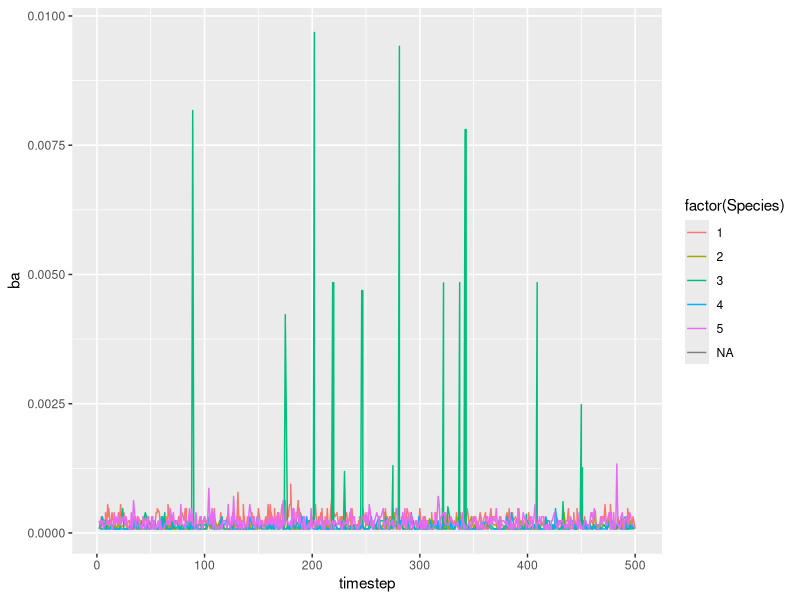

The R source for this figure: (Note: a time limit stopped this script after it produced the figure.)


envMfunctions = list(
  f1 = function(par, env) {
    return(apply(1*(sapply(1:ncol(env), function(i) env[,i] > par[,i])),1, sum))
  },
  f2 = function(par, env) {
    if(is.matrix(par)) {
      maxDens = dnorm(par, mean = par, sd = 0.1)
      pDens = lapply(1:nrow(par), function(j) {sapply(1:ncol(env), function(i) dnorm(env[,i,drop=FALSE], mean = par[j,i], sd = 0.1))})
      pDens = abind::abind(pDens, along = 0L)
      return(apply(pDens/maxDens, 1, sum))
    } else {
      maxDens = dnorm(par, mean = par, sd = 0.1)
      pDens =  dnorm(env, mean = par, sd = 0.1)
      return(sum(pDens/maxDens))
    }
  },
  f3 = function(par, env) {
    minP = pnorm(0, mean = par, sd = 0.1, lower.tail = F)
    envCond = pnorm(env, mean = par, sd = 0.1, lower.tail = F)
    envCond = (minP-envCond)/minP
    return(envCond)
  }
)

stateF = list(
  height = function(cohortMat, par) {
    return(exp((cohortMat[,2]*par)*0.03)) # speciesPars[cohortMat[,4],4]
  },
  BA = function(cohortMat) {
    return(pi*(cohortMat[,2]/100/2)**2)
  }
)

compF = function(cohortMat, minLight = 50, height) {
  BA = stateF$BA(cohortMat)/0.1
  cohortHeights = stateF$height(cohortMat, parGlobal[cohortMat[,4],1])
  BA_height = sapply(height, function(i) sum(BA[cohortHeights > i]))
  AL = 1-BA_height/minLight
  AL[AL < 0] = 0
  return(AL)
}

regF = function(cohortMat, timestep, parReg) {
  AL = compF(cohortMat, height = 0)
  regP = 1*(AL >abs( parReg[,1] ))
  environment = envMfunctions$f2( par = parReg[,2:3], env = envM[timestep,,drop=FALSE])
  regeneration = rpois(nrow(parReg), 0.9*exp(regP + environment))# TODO add model parameter for 0.9
  return(regeneration)
}

mortF = function(cohortMat, timestep, parMort) {
  # shade
  AL = compF(cohortMat, height = stateF$height(cohortMat, parGlobal[cohortMat[,4],1]))
  Shade = 1-envMfunctions$f3(par = parMort[cohortMat[,4],1], env = AL)
  # Umwelt
  environment = 1-envMfunctions$f2(env = envM[timestep,,drop=FALSE], par = parMort[cohortMat[,4],2:3])
  environment[environment<0] = 0
  # size
  gPSize = 0.1*(cohortMat[,2]/parMort[cohortMat[,4],4])^2.3
  mortP = sapply(gPSize+Shade+environment, function(x) min(c(x, 1)))
  mort = rbinom(nrow(cohortMat), cohortMat[,3] , mortP)
  return(mort)
}

# last parameter % of maximal Growth
growthF = function(cohortMat, timestep, parGrowth) {
  # Shade
  AL = compF(cohortMat, height = stateF$height(cohortMat, parGlobal[cohortMat[,4],1]))
  shade = envMfunctions$f3(env =  AL, par = parGrowth[cohortMat[,4], 1])
  # Environment
  environment = envMfunctions$f2(env = envM[timestep,,drop=FALSE], par = parGrowth[cohortMat[,4],2:3])
  growth = (1-(1-environment+shade)^4) * parGrowth[cohortMat[,4], 4]
  growth = sapply(growth, function(x) max(c(x, 0)))
  return(growth)
}


runModel = function(envM, 
                    envMfunctions = NULL,
                    cohortMat = NULL, 
                    compF = NULL,
                    stateF = NULL,
                    growthF = NULL,
                    mortF = NULL,
                    regF = NULL,
                    parGlobal = NULL,
                    parReg = NULL,
                    parMort = NULL,
                    parGrowth = NULL,
                    timesteps = 100) {
  
  results = vector("list", timesteps+1)
  results[[1]] = cohortMat
  tstep=1
  for(tstep in 1:timesteps) {
    if(nrow(cohortMat) > 0){
      g = growthF(cohortMat, tstep, parGrowth)
      cohortMat[,2] = cohortMat[,2] + g
      m = mortF(cohortMat, tstep, parMort)
      cohortMat[,3] = cohortMat[,3] - m
      cohortMat = cohortMat[cohortMat[,3] > 0,]
    }
    r = regF(cohortMat, tstep, parReg)
    if(length(r) > 0 & sum(r) > 0) {
      newCohortMat = data.frame(ID=NA, 
                                dbh = 1, 
                                nTree = r[r>0], 
                                Species = which(r>0, arr.ind = TRUE))
      cohortMat = rbind(cohortMat, newCohortMat)
      
    }
    results[[tstep+1]] = cohortMat
  }
  return(results)
}
cohortMat = cbind(ID = 1:10, 
                  dbh = runif(10, 30, 100), 
                  nTree = rpois(10, 10), 
                  Species = sample.int(5, 5, replace = TRUE))

## envM
# matrix, row = Zeit, columns = Predictors
envM = matrix(rnorm(500*2), 500, 2)

# Parameter
parGlobal = matrix(runif(5), 5, 1) 
parReg = matrix(runif(5*3,0, 3), 5, 3)
parMort = matrix(runif(5*4),5,4)
parMort[,4] = runif(5, 250, 350)
parGrowth = matrix(runif(5*4, 0, 7), 5, 4)

res = runModel(envM = envM, 
               envMfunctions = envMfunctions, 
               cohortMat = cohortMat,
               compF = compF, 
               stateF = stateF,
               growthF = growthF,
               mortF = mortF,
               regF = regF,
               parGlobal = parGlobal,
               parReg = parReg,
               parMort = parMort,
               parGrowth = parGrowth, timesteps = 500L)


library(data.table)
library(ggplot2)
out_l = lapply(1:length(res[-1]), function(i) data.table(res[-1][[i]], timestep = i))
out_dt = rbindlist(out_l[-1])
circle_area <- function(d) pi * (d/100 / 2)^2
out_dt[,ba := circle_area(dbh)*nTree,]
ggplot(out_dt, aes(x = timestep, y = ba, color = factor(Species)))+
  geom_line()

Nspecies = 4

# species1 Fagus sylvatica
# species2 Picea abies
# species3 Acer pseudoplatanus
# species4 Betula pendula
# species5 Abies alba

species_dt = data.table(
  names = c("Fagus sylvatica", "Picea abies", "Acer pseudoplatanus", "Betula pendula", "Abies alba"),
  dbh2height = c(0.6,0.6,0.6,0.6,0.6),
  Light = c(0.1,0.15,0.3,0.4,0.07),
  Temp = c(0.6,0.3,0.7,0.4,0.3),
  Prec = c(0.6,0.7,0.4,0.4,0.5),
  maxD = c(350,300,200,100,350),
  maxG = c(3,5,7,8,4)
)


# dbh height relationship
parGlobal = matrix(species_dt$dbh2height,ncol = 1)
parReg = as.matrix(species_dt[,.(Light,Temp,Prec)])
parMort = as.matrix(species_dt[,.(Light,Temp,Prec,maxD)])
parGrowth = as.matrix(species_dt[,.(Light,Temp,Prec,maxG)])

cohortMat = cbind(ID = 1:10, 
                  dbh = runif(10, 30, 100), 
                  nTree = rep(0, 10), 
                  Species = sample.int(5, 5, replace = TRUE))

out_dt_all  <- data.table()
time = system.time(
  {
    for(p in 1:50){
      envM = matrix(c(rnorm(500, 0.6, 0.1),rnorm(500,0.55,0.1)), 500, 2)
      
      res2 = runModel(envM = envM, 
                      envMfunctions = envMfunctions, 
                      cohortMat = cohortMat,
                      compF = compF, 
                      stateF = stateF,
                      growthF = growthF,
                      mortF = mortF,
                      regF = regF,
                      parGlobal = parGlobal,
                      parReg = parReg,
                      parMort = parMort,
                      parGrowth = parGrowth, timesteps = 500)
      
      out_l = lapply(1:length(res2[-1]), function(i) data.table(res2[-1][[i]], timestep = i))
      out_dt = rbindlist(out_l)
      out_dt$patch = p
      out_dt_all = rbind(out_dt_all, out_dt)
    }
  })
time

circle_area <- function(d) pi * (d/100 / 2)^2
out_dt_all[,ba := (circle_area(dbh)*nTree)/0.1,]
out_dt_all[,SpeciesName := factor(Species, levels = 1:5, labels = species_dt$names),]
out_dt_all2 <- out_dt_all[,.(ba = sum(ba)), by = .(timestep,SpeciesName,patch)]

ggplot(out_dt_all2[,.(ba = mean(ba)), by = .(timestep,SpeciesName)], aes(x = timestep, y = ba, color = SpeciesName))+
  geom_line()

ggplot(out_dt_all[patch == 1,.(timestep,SpeciesName,dbh)], aes(x = cut(timestep, breaks = 10), y = dbh, color = SpeciesName))+
  geom_boxplot()

View(out_dt_all[patch == 1,.(timestep,SpeciesName,dbh)])
